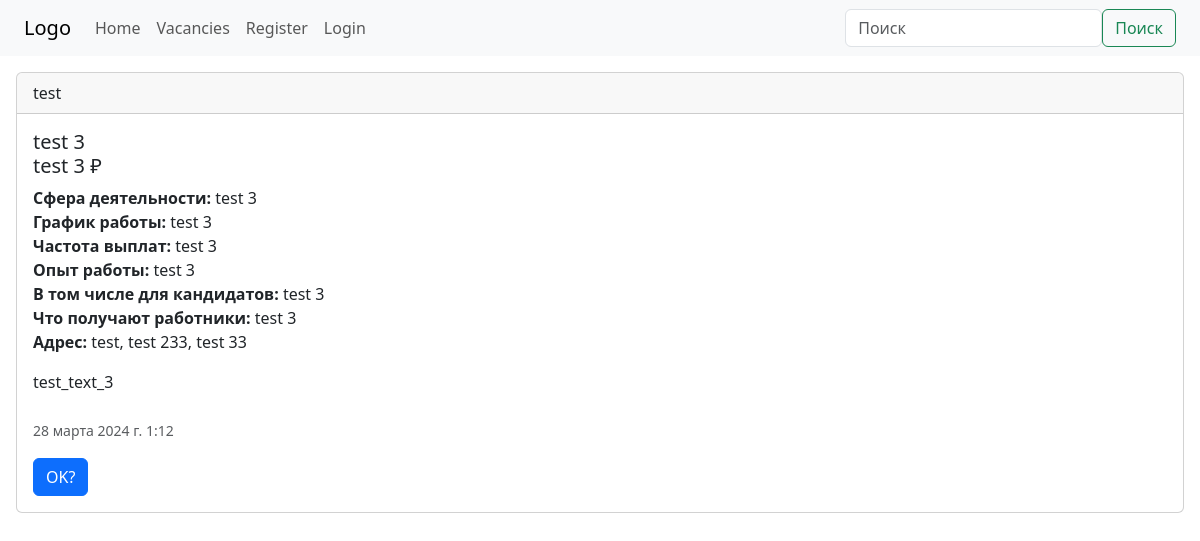
The app's page /vacancies/3/ with its own data.
### vacancies/models.py (models this page shows, shortened)
class Vacancies(models.Model):
    image = models.ImageField('Изображение', upload_to='images/')
    title = models.CharField('Название', max_length=64)
    salary = models.CharField('З/п', max_length=64)
    employer_id = models.ForeignKey(User, on_delete=models.CASCADE, verbose_name='Пользователь')
    field_activity = models.CharField('Сфера деятельности', max_length=64)
    schedule = models.CharField('График работы', max_length=64)
    payments = models.CharField('Частота выплат', max_length=64)
    experience = models.CharField('Опыт работы', max_length=64)
    including_for = models.CharField('В том числе для кандидатов', max_length=256)
    inventory = models.CharField('Что получают работники', max_length=256)
    address = models.CharField('Адрес', max_length=256)
    description = models.TextField('Описание')
    date = models.DateTimeField('Дата публикации', default='2024-03-28 01:12')
    class Meta:
        verbose_name = 'Вакансия'
        verbose_name_plural = 'Вакансии'

### vacancies/views.py (the view)
# urls.py: path('<int:pk>/', VacanciesDetailView.as_view(), name='vac_detail'),
class VacanciesDetailView(DetailView):
    model = Vacancies
    template_name = 'vacancies/vac_detail.html'
    context_object_name = 'vac_detail'

### vacancies/templates/vacancies/vac_detail.html (shortened to what this page needs)
{% extends 'root.html' %}
    {% block content %}
    <div class="p-3">
        <div class="card">
            <div class="card-header">
                {{ vac_detail.employer_id }}
            </div>
            <div class="card-body">
                <h5 class="card-title">
                    {{ vac_detail.title }} <br>
                    {{ vac_detail.salary}} &#8381;
                </h5>
                <p class="card-text">
                    <b>Сфера деятельности: </b>{{ vac_detail.field_activity }} <br>
                    <b>График работы: </b>{{ vac_detail.schedule }} <br>
                    <b>Частота выплат: </b>{{ vac_detail.payments }} <br>
                    <b>Опыт работы: </b>{{ vac_detail.experience }} <br>
                    <b>В том числе для кандидатов: </b>{{ vac_detail.including_for }} <br>
                    <b>Что получают работники: </b>{{ vac_detail.inventory }} <br>
                    <b>Адрес: </b>{{ vac_detail.address }} <br>
                </p>
                <p class="card-text">
                    {{ vac_detail.description }}
                </p>
                <p class="card-text mt-4"><small class="text-body-secondary">{{ vac_detail.date }}</small></p>
                <a href="{% url 'appli:appli' %}" class="btn btn-primary">OK?</a>
            </div>
        </div>
    </div>
    {% endblock %}

### static/css/style.css (style rules this page uses)
a { text-decoration: none; }

### records on screen
Vacancies: employer_id "test", title "test 3", salary "test 3", field_activity "test 3", schedule "test 3", payments "test 3", experience "test 3", including_for "test 3", inventory "test 3", address "test, test 233, test 33", description "test_text_3", date "28 марта 2024 г. 1:12"
